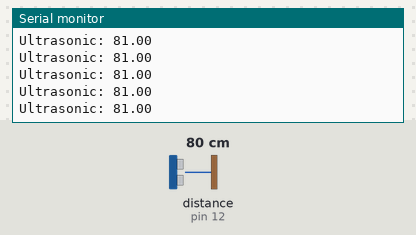
Bench run of a sketch on a simulated Arduino Uno, built with avr-gcc and run on an emulated ATmega328P. Shown: the last lines printed to the serial monitor. The inputs (shaded band) are chosen by the test bench; at power-on: distance to the obstacle (sensor on pin 12) 80 cm. The echo pulse lasts 58.3 µs per cm.

Above: at 1.2 s.
1.3 s: distance to the obstacle (sensor on pin 12) set to 60 cm
At 1.35 s:
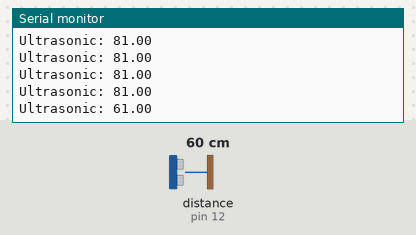
4.3 s: distance to the obstacle (sensor on pin 12) set to 9 cm
At 4.31 s:
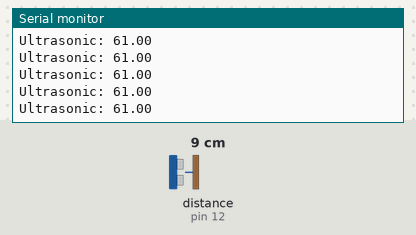
7.3 s: distance to the obstacle (sensor on pin 12) set to 60 cm
At 7.36 s:
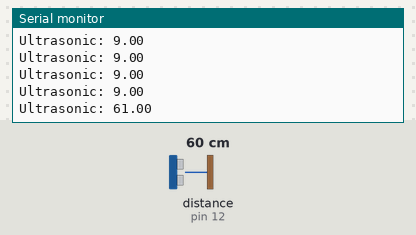
10.3 s: distance to the obstacle (sensor on pin 12) set to 9 cm
At 10.36 s:
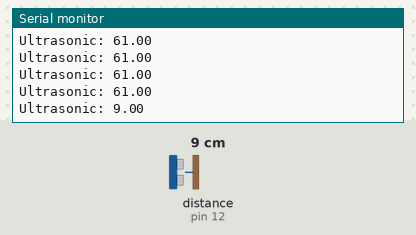
Timing chart, 0 to 13.3 s (numbered marks = the images above; inputs shaded):
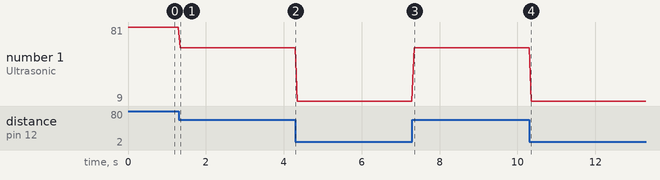

Measured:
- after the input at 1.3 s, the serial monitor: prints a new line at once (image 1)
- after the input at 7.3 s, the serial monitor: prints a new line after 0.05 s (image 3)
- after the input at 10.3 s, the serial monitor: prints a new line after 0.05 s (image 4)
- plotted number 1: 81 → 61 after the input at 1.3 s, 61 → 9 after the input at 4.3 s, 9 → 61 after the input at 7.3 s, 61 → 9 after the input at 10.3 s

The sketch:

test-ultrasonic.ino
```cpp
#include "NewPing.h"

#define ULTRASONIC_TRIGG_PIN 11
#define ULTRASONIC_ECHO_PIN 12

NewPing sonar(ULTRASONIC_TRIGG_PIN, ULTRASONIC_ECHO_PIN, 200);
float ultrasonicValue;

void setup() {
        Serial.begin(9600);
}

void loop() {
        ultrasonicValue = sonar.ping_cm();
        Serial.print("Ultrasonic: ");
        Serial.println(ultrasonicValue);
        delay(50);
}
```
